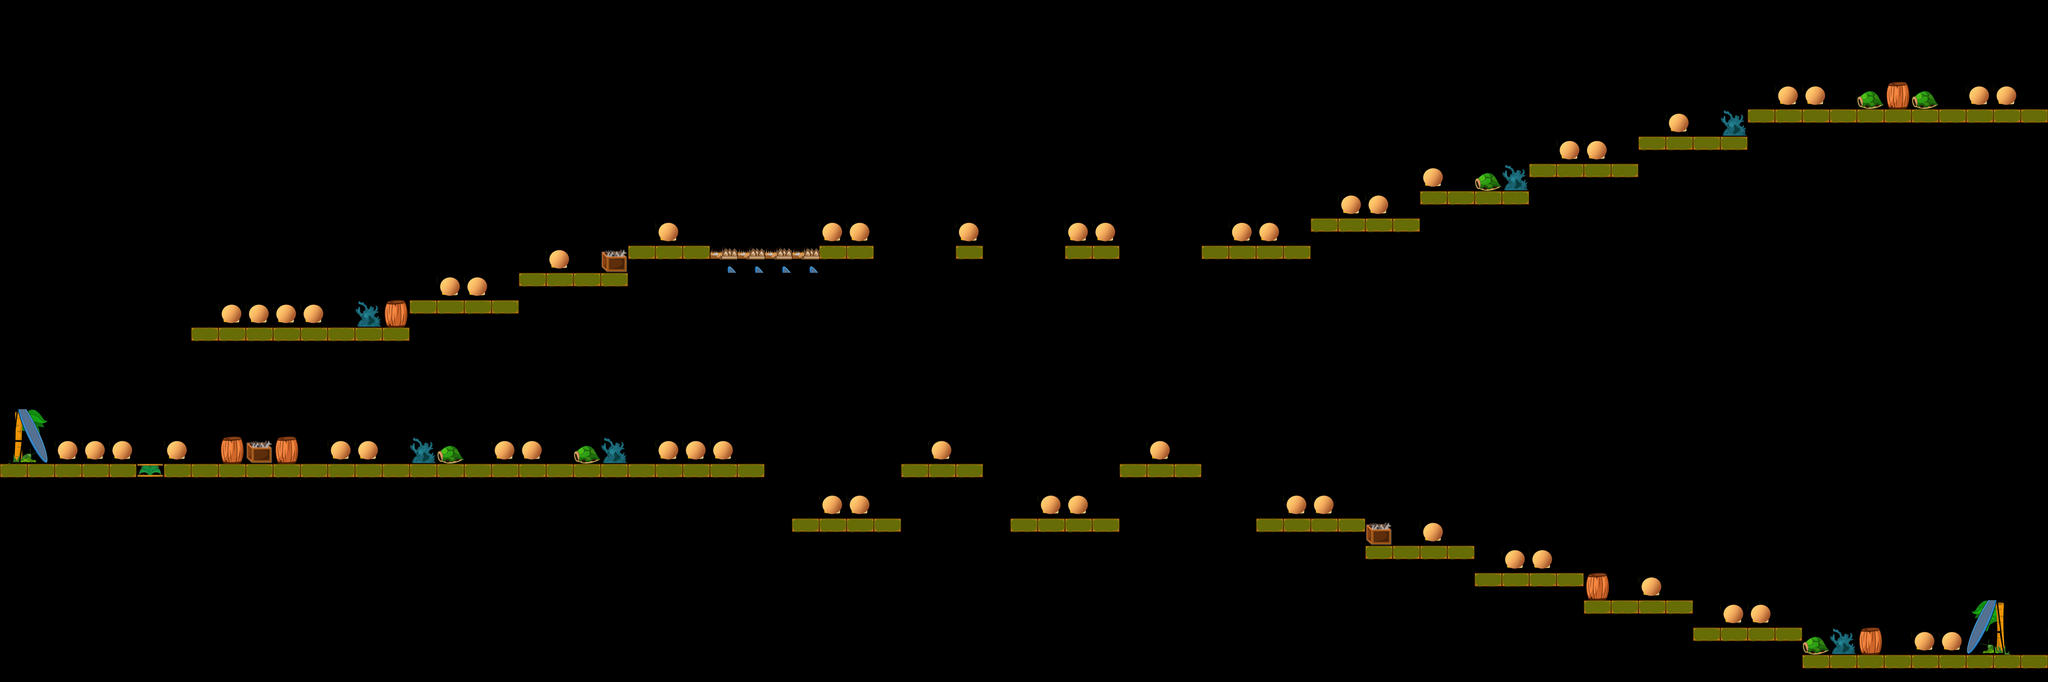

The image is a tile-based game level rendered from a .tmx file. Its description and source (layers, tilesets, objects; grid data summarised) follow:
An orthogonal 75x25 tile map with 80x80 px tiles, 1 tile layer (Level).

<map version="1.0" orientation="orthogonal" width="75" height="25" tilewidth="80" tileheight="80">
 <properties>
  <property name="StartDirection" value="1" />
 </properties>
 <tileset firstgid="1" name="Untitled" tilewidth="80" tileheight="80">
  <image source="tileset5.png" width="640" height="320" />
 </tileset>
 <layer name="Level" width="75" height="25">
  <data>[1875 cells, 212 non-empty, 17 distinct tile ids]</data>
 </layer>
</map>
